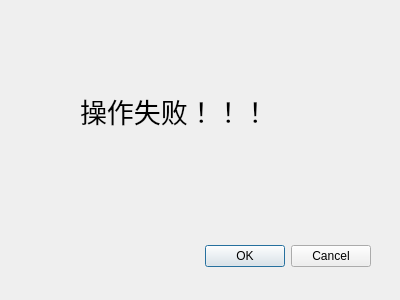
<?xml version="1.0" encoding="UTF-8"?>
<ui version="4.0">
 <class>Dialog</class>
 <widget class="QDialog" name="Dialog">
  <property name="geometry">
   <rect>
    <x>0</x>
    <y>0</y>
    <width>400</width>
    <height>300</height>
   </rect>
  </property>
  <property name="windowTitle">
   <string>Dialog</string>
  </property>
  <widget class="QDialogButtonBox" name="buttonBox">
   <property name="geometry">
    <rect>
     <x>30</x>
     <y>240</y>
     <width>341</width>
     <height>32</height>
    </rect>
   </property>
   <property name="orientation">
    <enum>Qt::Horizontal</enum>
   </property>
   <property name="standardButtons">
    <set>QDialogButtonBox::Cancel|QDialogButtonBox::Ok</set>
   </property>
  </widget>
  <widget class="QLabel" name="label">
   <property name="geometry">
    <rect>
     <x>80</x>
     <y>50</y>
     <width>261</width>
     <height>121</height>
    </rect>
   </property>
   <property name="font">
    <font>
     <pointsize>20</pointsize>
    </font>
   </property>
   <property name="text">
    <string>操作失败！！！</string>
   </property>
  </widget>
 </widget>
 <resources/>
 <connections>
  <connection>
   <sender>buttonBox</sender>
   <signal>accepted()</signal>
   <receiver>Dialog</receiver>
   <slot>accept()</slot>
   <hints>
    <hint type="sourcelabel">
     <x>248</x>
     <y>254</y>
    </hint>
    <hint type="destinationlabel">
     <x>157</x>
     <y>274</y>
    </hint>
   </hints>
  </connection>
  <connection>
   <sender>buttonBox</sender>
   <signal>rejected()</signal>
   <receiver>Dialog</receiver>
   <slot>reject()</slot>
   <hints>
    <hint type="sourcelabel">
     <x>316</x>
     <y>260</y>
    </hint>
    <hint type="destinationlabel">
     <x>286</x>
     <y>274</y>
    </hint>
   </hints>
  </connection>
 </connections>
</ui>
